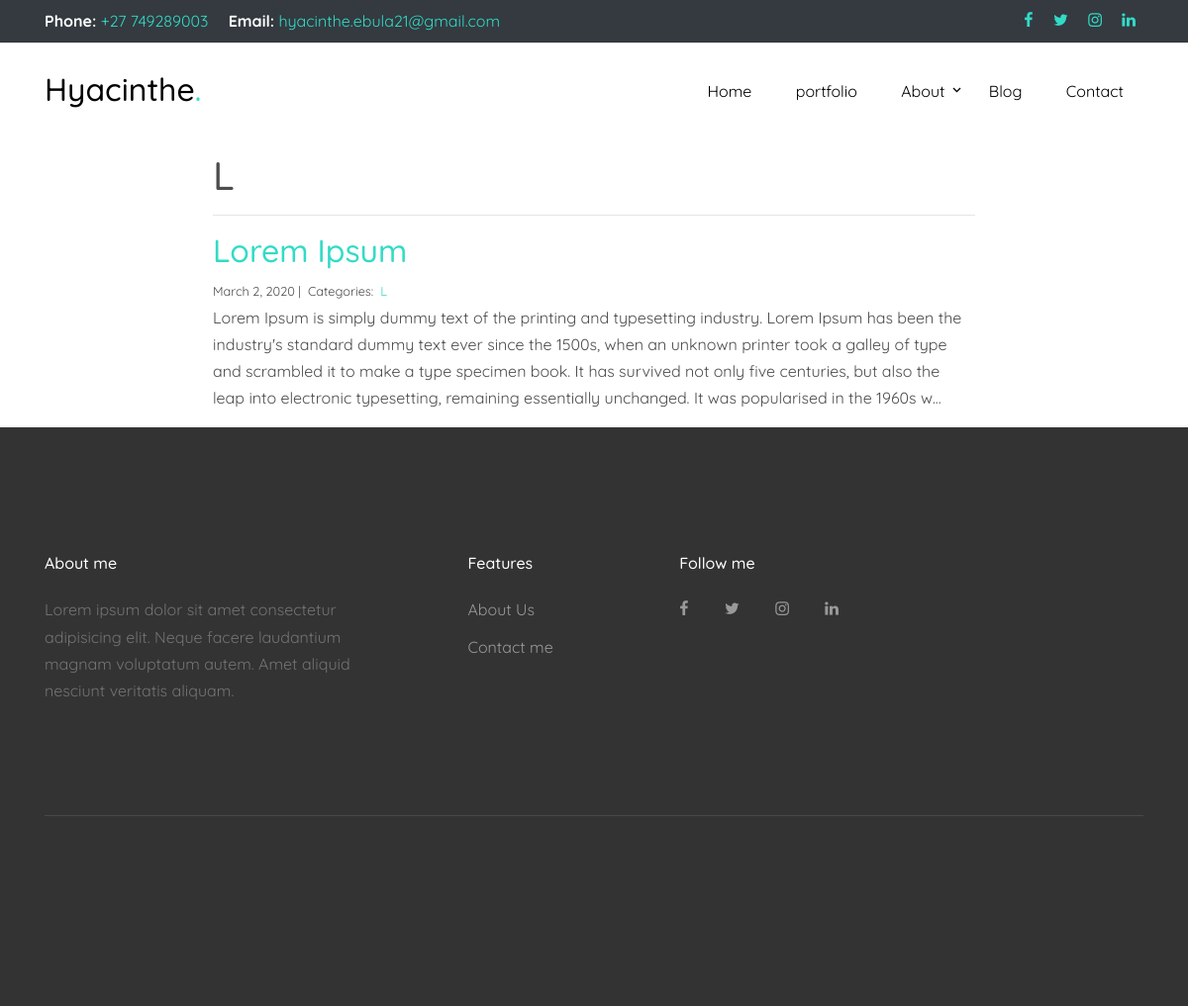
Page /blog/L/ on the committed database.
### blog/models.py (models this page shows)
class Post(models.Model):
    title = models.CharField(max_length=255)
    body = models.TextField()
    created_on = models.DateTimeField(auto_now_add=True)
    last_modified = models.DateTimeField(auto_now=True)
    categories = models.ManyToManyField('Category', related_name='posts')

class Category(models.Model):
    name = models.CharField(max_length=20)

### blog/views.py (the view)
# urls.py: path("<category>/", views.blog_category, name="blog_category"),
def blog_category(request, category):
    posts = Post.objects.filter(
        categories__name__contains=category
    ).order_by(
        '-created_on'
    )
    context = {
        "category": category,
        "posts": posts
    }
    return render(request, "blog_category.html", context)

### blog/templates/blog_category.html
{% extends "base.html" %}
{% block page_content %}
<div class="col-md-8 offset-md-2">
    <h1>{{ category | title }}</h1>
    <hr>
    {% for post in posts %}
        <h2><a href="{% url 'blog_detail' post.pk%}">{{ post.title }}</a></h2>
        <small>
            {{ post.created_on.date }} |&nbsp;
            Categories:&nbsp;
            {% for category in post.categories.all %}
            <a href="{% url 'blog_category' category.name %}">
                {{ category.name }}
            </a>&nbsp;
            {% endfor %}
        </small>
        <p>{{ post.body | slice:":400" }}...</p>
    {% endfor %}
</div>
{% endblock %}

### rows in the picture
Post: title "Lorem Ipsum", created_on "March 2, 2020", body "Lorem Ipsum is simply dummy text of the printing and typesetting industry. Lorem Ipsum has been the industry's standard dummy text ever since the 1500s, when an unknown printer took a galley of type and scrambled it to make a type specimen book. It has survived not only five centuries, but also the leap into electronic typesetting, remaining essentially unchanged. It was popularised in the 1960s w"
Category: name "L"

### other values in the picture
{{ category | title }} "L"
